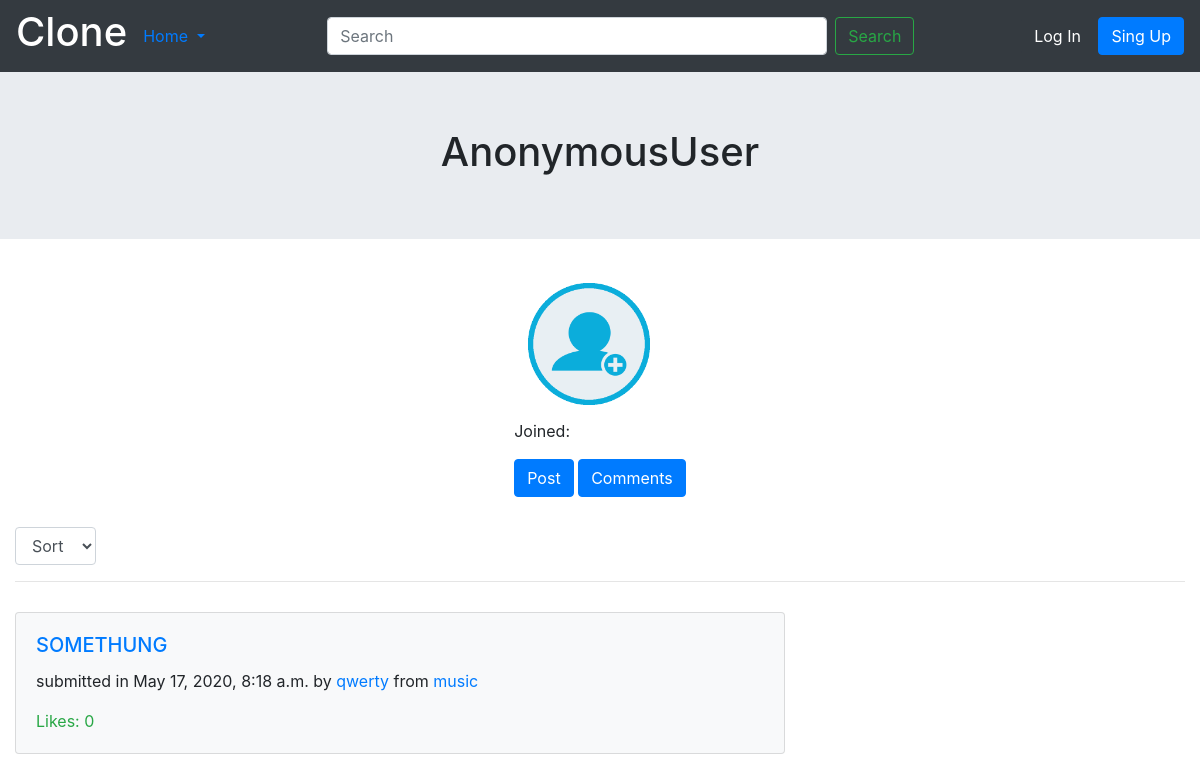
The page /qwerty/post on the database its author committed.
### reddit/models.py (models this page shows, shortened)
class ArticlesModel(models.Model):
    title = models.CharField(max_length=255)
    description = models.TextField(blank=False)
    created = models.DateTimeField(auto_now_add=True)
    user = models.ForeignKey(User,on_delete=models.CASCADE)
    group = models.ForeignKey(LinkModel, null=True, blank=True, on_delete=models.CASCADE)
    likes = models.ManyToManyField(User, blank=True, related_name='likes')

class LinkModel(models.Model):
    subbeddit = models.CharField(max_length=255)
    def __str__(self):
        return self.subbeddit

### reddit/views.py (the view)
# urls.py: path('<str:profile_name>/post', profile_post, name='profile_post'),
def profile_post(request, profile_name):
    articles = ArticlesModel.objects.filter(user=User.objects.get(username=profile_name))
    return render(request, 'profile_post.html', {'articles': articles})

### templates/profile_post.html (shortened to what this page needs)
{% extends 'profile.html' %}
{% load static %}
{% block content %}
    <section style="background: rgb(233, 236, 240);">
        <div class="container">
            <div class="d-flex justify-content-center">
                <h1 style="padding: 5%;">{{ user }}</h1>
            </div>
        </div>
    </section>
    <section style="margin-top: 2.5%;">
        <div class="container">
            <div class="row">
                <div class="col-md-12">
                    <div class="d-flex justify-content-center">
                        <div class="">
                            <img src="{% static 'img/signup.png' %}" width="150px">
                            <p>Joined: {{ user.date_joined|date:'d-m-Y' }}</p>
                            <a class="btn btn-primary" href="{% url 'profile_post' user %}">Post</a>
                            <a class="btn btn-primary" href="{% url 'profile_comments' user %}">Comments</a>
                        </div>
                    </div>
                </div>
            </div>
        </div>
    </section>
    <section style="margin-top: 2.5%;">
        <div class="container-fluid">
            <div class="row">
                <div class="col-9">
                    <div class="d-flex justify-content-start">
                        <form method="POST">
                            <select class="form-control" id="exampleFormControlSelect1" name="articles_sort" onChange="form.submit();">
                                <option value="sort" hidden selected>Sort</option>
                            </select>
                        </form>
                    </div>
                </div>
            </div>
            <hr>
        </div>
    </section>
    <section style="margin-top: 2.5%;">
        <div class="container-fluid">
            <div class="row">
                <div class="col-8">
                    {% for article in articles %}
                        <div class="card bg-light">
                            <div class="card-body">
                            <h5 class="card-title"><a href="{% url 'article_view' article.id %}">{{ article.title }}</a></h5>
                            <p class="card-text">submitted in {{ article.created }} by <a href="{% url 'profile_view' article.user %}">{{ article.user }}</a> from <a href="{% url 'links' article.group %}">{{ article.group }}</a></p>
                            <p class="card-text text-success">Likes: {{ article.likes.count }}</p>
                            </div>
                        </div>
                        <br>
                    {% endfor %}
                </div>
            </div>
        </div>
    </section>
{% endblock content %}

### rows shown on the page
ArticlesModel: title "SOMETHUNG", created "May 17, 2020, 8:18 a.m.", user "qwerty", group "music", likes.count "0"

### other values the page prints
{{ user }} "AnonymousUser"
